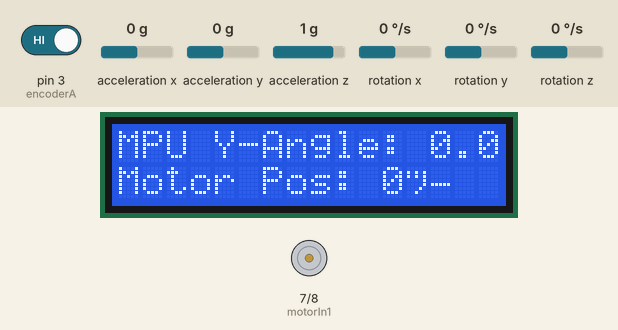
Recording of a sketch running on a simulated Arduino Uno, built with avr-gcc and run on an emulated ATmega328P. Parts: 16×2 character LCD, motor-driver pin pairs drawn as motors (green arrow = first pin HIGH = forward, orange = second pin HIGH = backward, longer = more drive, scaled by the enable pin). The inputs (shaded band) are chosen by the test bench; at power-on: acceleration y 0 g, pin 3 (encoderA) HIGH, acceleration x 0 g, acceleration z 1 g, rotation x 0 °/s, rotation y 0 °/s, rotation z 0 °/s. What the sketch prints to the serial monitor is not drawn.

Above: at 2.2 s.
2.3 s: acceleration y set to -1.4 g
At 3.0 s:
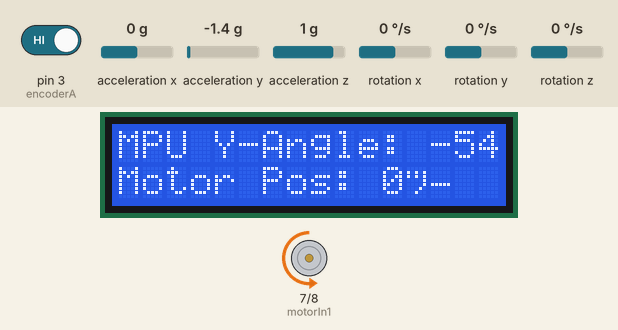
Timing chart, 0 to 5.3 s (numbered marks = the images above; inputs shaded):
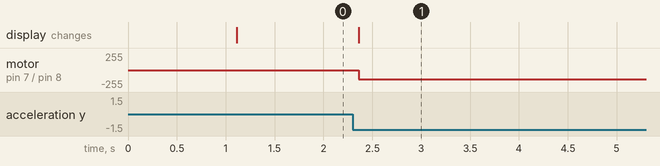

The sketch:

HW2-part2.ino
```cpp
#include <Wire.h>
#include <LiquidCrystal_I2C.h>
#include <MPU6050.h>

// Initialize LCD (I2C address, 16 columns, 2 rows)
LiquidCrystal_I2C lcd(0x27, 16, 2);  // Change address if needed

// Motor control pins
const int motorIn1 = 7;  // L298N IN1
const int motorIn2 = 8;  // L298N IN2
const int motorPWM = 9;  // L298N ENA (PWM)

// Encoder pins
const int encoderA = 3;  // Encoder A connected to pin 2 (interrupt pin)
const int encoderB = 2;  // Encoder B connected to pin 3

// Variables for motor control and position tracking
volatile int encoderCount = 0;  // Tracks encoder pulses
int motorSpeed = 200;           // Motor speed (PWM value for full 360° rotation)
String motorDirection = "STOP"; // Stores motor direction

// MPU-6050 setup
MPU6050 mpu;
int16_t ax, ay, az;
int16_t gx, gy, gz;
float angleY = 0.0;  // Y-axis angle (pitch)
float initialAngleY = 0.0;  // Offset for zeroing the MPU on startup

// Constants for encoder calculations
const int pulsesPerRevolution = 140;  // Adjust based on your encoder's specification
const int degreesPerPulse = 360 / pulsesPerRevolution;  // Degrees moved per pulse

void setup() {
  // Serial communication for debugging
  Serial.begin(9600);

  // Initialize LCD
  lcd.init();
  lcd.backlight();

  // Set motor pins as output
  pinMode(motorIn1, OUTPUT);
  pinMode(motorIn2, OUTPUT);
  pinMode(motorPWM, OUTPUT);

  // Set encoder pins as input
  pinMode(encoderA, INPUT_PULLUP);
  pinMode(encoderB, INPUT_PULLUP);

  // Initialize MPU6050
  Wire.begin();
  mpu.initialize();

  // Attach interrupt to encoder pin
  attachInterrupt(digitalPinToInterrupt(encoderA), updateEncoder, CHANGE);

  // Capture the initial MPU angle for zeroing
  delay(1000);  // Allow MPU to stabilize
  mpu.getMotion6(&ax, &ay, &az, &gx, &gy, &gz);
  initialAngleY = atan2(ay, az) * 180 / PI;  // Calculate initial Y-axis angle

  // Initial motor setup
  motorSpeed = 140;  // Set default speed
}

void loop() {
  // Read MPU6050 data
  mpu.getMotion6(&ax, &ay, &az, &gx, &gy, &gz);

  // Calculate the Y-axis angle (pitch) and zero it using the initial offset
  angleY = atan2(ay, az) * 180 / PI - initialAngleY;

  // Print MPU data for debugging
  Serial.print("AngleY: ");
  Serial.println(angleY);

  // Display the angle on the LCD
  lcd.setCursor(0, 0);
  lcd.print("MPU Y-Angle: ");
  lcd.print(angleY, 2); // Print with two decimal places for precision
  lcd.print("°   ");

  // Calculate the motor position in degrees
  int position = (encoderCount * degreesPerPulse) % 360;
  if (position < 0) {
    position += 360;  // Ensure position is always positive
  }

  // Display motor position on the LCD
  lcd.setCursor(0, 1);
  lcd.print("Motor Pos: ");
  lcd.print(position);
  lcd.print("°   ");

  // Rotate motor based on MPU Y-axis angle
  rotateMotor(angleY);

  // Delay for LCD update
  delay(20);
}

void rotateMotor(float angle) {
  static float lastAngle = 0.0;

  // If the angle is close to 0°, stop motor but don't reset position immediately
  if (abs(angle) < 5) {  // Adjust this threshold as needed
    setMotorDirection("STOP");
    return;
  }

  // If the angle has changed significantly, rotate the motor
  if (abs(angle - lastAngle) > 1) {
    // Calculate target pulses based on MPU angle
    int targetPulses = abs(angle) * pulsesPerRevolution / 360;

    // Calculate the difference between current and target position
    int pulseDifference = targetPulses - abs(encoderCount);

    // Rotate motor if there is a significant difference
    if (angle > 0) {
      setMotorDirection("CW");
    } else {
      setMotorDirection("CCW");
    }

    // Rotate motor for the calculated pulse difference
    rotateForPulses(abs(pulseDifference));

    // Update the last angle
    lastAngle = angle;
  }
  // Stop the motor once the target position is reached
  setMotorDirection("STOP");
}

// Function to rotate the motor for a specific number of pulses
void rotateForPulses(int targetPosition) {
  int pulsesMoved = 0;

  while (pulsesMoved < targetPosition) {  // Allow small movements
    delay(10);  // Small delay to allow encoder to register pulses
    pulsesMoved = abs(encoderCount);  // Update the number of pulses moved
  }
}

// Function to set motor direction
void setMotorDirection(String direction) {
  motorDirection = direction;
  if (direction == "CW") {
    digitalWrite(motorIn1, HIGH);
    digitalWrite(motorIn2, LOW);
    analogWrite(motorPWM, motorSpeed);
  } else if (direction == "CCW") {
    digitalWrite(motorIn1, LOW);
    digitalWrite(motorIn2, HIGH);
    analogWrite(motorPWM, motorSpeed);
  } else {
    digitalWrite(motorIn1, LOW);
    digitalWrite(motorIn2, LOW);
    analogWrite(motorPWM, 0);
  }
}

// Interrupt service routine for encoder
void updateEncoder() {
  // Check motor direction and update encoder count
  if (digitalRead(motorIn1) == HIGH && digitalRead(motorIn2) == LOW) {
    encoderCount++;  // CW direction
  } else if (digitalRead(motorIn1) == LOW && digitalRead(motorIn2) == HIGH) {
    encoderCount--;  // CCW direction
  }
}

// Function to reset motor position
void resetMotorPosition() {
  encoderCount = 0;  // Reset the encoder count
  setMotorDirection("STOP");  // Stop the motor
  Serial.println("Motor position reset to 0°.");
}
```

Measured:
- after the input at 2.3 s, motor on pin 7 (motorIn1) / pin 8 (motorIn2): stopped → backward 140/255 after 0.06 s; the display: changes after 0.06 s (image 1)
